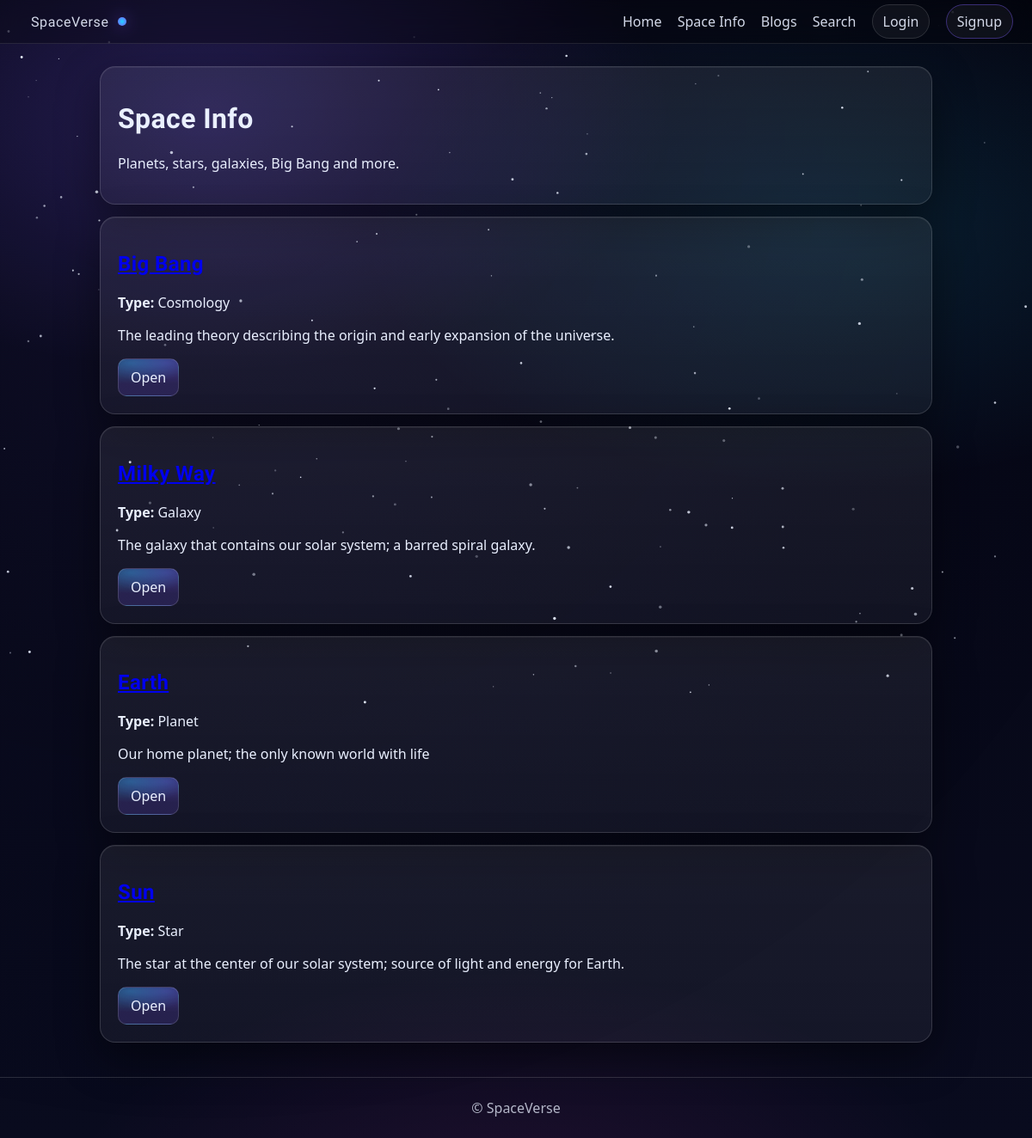
Screenshot of /space/ with the database file from the repository.
### spacepedia/models.py (models this page shows, shortened)
class SpaceTopic(models.Model):
    TOPIC_TYPES = [
        ('PLANET', 'Planet'),
        ('STAR', 'Star'),
        ('COSMOLOGY', 'Cosmology'),
        ('GALAXY', 'Galaxy'),
        ('MISSION', 'Mission'),
    ]
    title = models.CharField(max_length=200)
    slug = models.SlugField(unique=True)
    topic_type = models.CharField(max_length=20, choices=TOPIC_TYPES)
    summary = models.CharField(max_length=300)
    content = models.TextField()
    class Meta:
        ordering = ['topic_type', 'title']

### spacepedia/views.py (the view)
# urls.py: path('', topic_home, name='topic_home'),
def topic_home(request):
    topics = SpaceTopic.objects.all()
    return render(request, 'spacepedia/topic_home.html', {'topics': topics})

### templates/spacepedia/topic_home.html
{% extends "base.html" %}
{% block content %}
<div class="card">
  <h1>Space Info</h1>
  <p>Planets, stars, galaxies, Big Bang and more.</p>
</div>
{% for t in topics %}
  <div class="card" style="margin-top:14px;">
    <h2><a href="/space/{{ t.slug }}/">{{ t.title }}</a></h2>
    <p><b>Type:</b> {{ t.get_topic_type_display }}</p>
    <p>{{ t.summary }}</p>
    <a class="btn" href="/space/{{ t.slug }}/">Open</a>
  </div>
{% empty %}
  <div class="card" style="margin-top:14px;">
    <p>No topics yet. Add from admin.</p>
  </div>
{% endfor %}
{% endblock %}

### templates/base.html (shortened to what this page needs)
{% load static %}
<!DOCTYPE html>
<html lang="en">
<head>
  <link href="https://unpkg.com/aos@2.3.4/dist/aos.css" rel="stylesheet"/>
  <link rel="stylesheet" href="{% static 'css/space.css' %}">
  <link rel="stylesheet" href="{% static 'css/space-pro.css' %}">
</head>
<body class="space-body">
  <canvas id="starfield"></canvas>
  <nav class="nav nav-pro">
    <div class="brand">
      <a class="brand-link" href="/">SpaceVerse</a>
      <span class="brand-dot"></span>
    </div>
    <div class="links">
      <a href="/">Home</a>
      <a href="/space/">Space Info</a>
      <a href="/blog/">Blogs</a>
      <a href="{% url 'search' %}">Search</a>
      {% if user.is_authenticated %}
        <form method="post" action="{% url 'logout' %}" style="display:inline;">
            {% csrf_token %}
            <button type="submit" class="chip" style="color: inherit;">
               Logout ({{ user.username }})
            </button>
        </form>
      {% else %}
        <a class="chip" href="/login/">Login</a>
        <a class="chip chip-accent" href="/signup/">Signup</a>
      {% endif %}
    </div>
  </nav>
  <main class="container">
    {% block content %}{% endblock %}
  </main>
  <footer class="footer">© SpaceVerse</footer>
</body>
</html>

### static/css/space.css (style rules this page uses)
:root { --bg1:#060814; --bg2:#0b1330; --text:#e8f0ff; --muted:#b6c3ff; --card: rgba(255,255,255,0.06); --border: rgba(255,255,255,0.14); --accent:#7c5cff; }
* { box-sizing:border-box; }
body { margin:0; font-family: system-ui, -apple-system, Segoe UI, Roboto, Arial; color: var(--text); background: radial-gradient(1200px 600px at 20% 10%, #1a2a6c33, transparent), radial-gradient(900px 500px at 80% 20%, #7c5cff22, transparent), linear-gradient(180deg, var(--bg1), var(--bg2)); min-height:100vh; }
.nav { display:flex; justify-content:space-between; align-items:center; padding:14px 22px; border-bottom:1px solid var(--border); background: rgba(0,0,0,0.25); backdrop-filter: blur(10px); position: sticky; top:0; }
.nav a { color: var(--text); text-decoration:none; margin-left:14px; opacity:0.9; }
.container { max-width: 1000px; margin: 26px auto; padding: 0 16px; }
.card { background: var(--card); border:1px solid var(--border); border-radius: 14px; padding: 18px; }
.btn { display:inline-block; padding:10px 14px; border-radius: 10px; border:1px solid var(--border); background: rgba(124,92,255,0.20); color: var(--text); text-decoration:none; }
.footer { padding: 24px; text-align:center; color: var(--muted); border-top:1px solid var(--border); margin-top: 40px; }

### static/css/space-pro.css (style rules this page uses)
:root { --bg: #070816; --glass: rgba(255,255,255,0.06); --border: rgba(255,255,255,0.14); --text: #eaf0ff; --muted: rgba(234,240,255,0.75); --accent: #7c5cff; --accent2: #20d3ff; --hot: #ff3bd4; }
.space-body { background: radial-gradient(900px 500px at 20% 10%, rgba(124,92,255,0.18), transparent 60%), radial-gradient(900px 500px at 80% 20%, rgba(32,211,255,0.12), transparent 60%), radial-gradient(1000px 600px at 50% 110%, rgba(255,59,212,0.10), transparent 55%), linear-gradient(180deg, #050612, #090b1e); color: var(--text); overflow-x: hidden; }
#starfield { position: fixed; inset: 0; width: 100%; height: 100%; z-index: -3; }
.nav-pro { border-bottom: 1px solid rgba(255,255,255,0.10); background: rgba(0,0,0,0.28); backdrop-filter: blur(14px); }
.brand { display:flex; align-items:center; gap:10px; }
.brand-link { font-family: "Orbitron", system-ui; letter-spacing: 0.6px; }
.brand-dot { width: 10px; height: 10px; border-radius: 50%; background: radial-gradient(circle, var(--accent2), var(--accent)); box-shadow: 0 0 18px rgba(124,92,255,0.55); animation: pulse 1.8s ease-in-out infinite; }
.links a { position: relative; }
.links a::after { content:""; position:absolute; left:0; bottom:-8px; width:0; height:2px; background: linear-gradient(90deg, var(--accent), var(--accent2)); transition: width 0.25s ease; opacity: 0.9; }
.chip { padding: 8px 12px; border: 1px solid rgba(255,255,255,0.14); border-radius: 999px; background: rgba(255,255,255,0.05); }
.chip-accent { border-color: rgba(124,92,255,0.45); box-shadow: 0 0 0 rgba(124,92,255,0); }
.card { background: linear-gradient(180deg, rgba(255,255,255,0.07), rgba(255,255,255,0.05)); border: 1px solid rgba(255,255,255,0.14); border-radius: 18px; padding: 20px; box-shadow: 0 18px 50px rgba(0,0,0,0.45), inset 0 1px 0 rgba(255,255,255,0.06); }
h1,h2 { font-family: "Orbitron", system-ui; letter-spacing: 0.4px; }
.btn { border: 1px solid rgba(255,255,255,0.14); background: radial-gradient(120px 40px at 20% 10%, rgba(32,211,255,0.30), transparent 60%), radial-gradient(120px 40px at 80% 10%, rgba(124,92,255,0.30), transparent 60%), rgba(124,92,255,0.18); transition: transform .18s ease, box-shadow .18s ease; }

### rows the page displays
SpaceTopic: topic_type "Cosmology", summary "The leading theory describing the origin and early expansion of the universe."
SpaceTopic: title "Milky Way", topic_type "Galaxy", summary "The galaxy that contains our solar system; a barred spiral galaxy."
SpaceTopic: topic_type "Planet", summary "Our home planet; the only known world with life"
SpaceTopic: topic_type "Star", summary "The star at the center of our solar system; source of light and energy for Earth."
